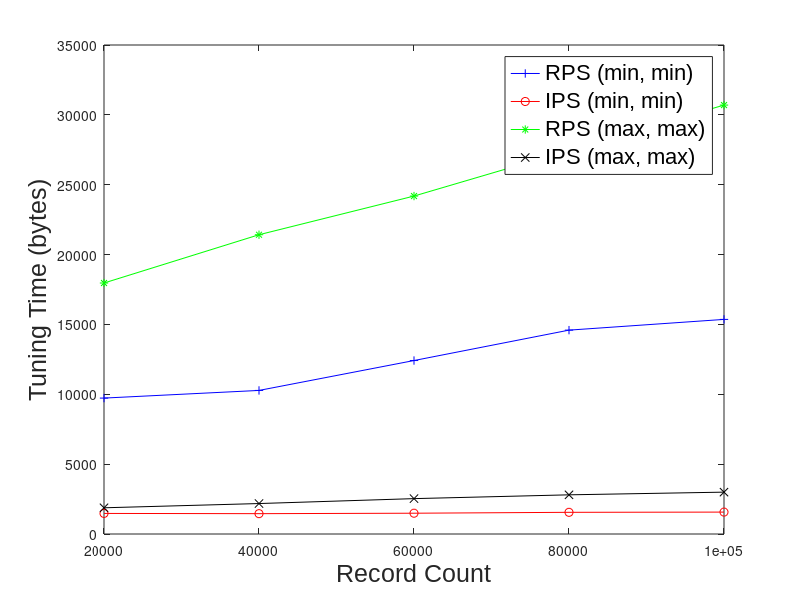

Here is the MATLAB script that generated this plot:
x=[20000 40000 60000 80000 100000]

%P-B (Min, Min)
y1=[
    9728
    10276
    12416
    14592
    15360
]

%I-B (Min, Min)
y2=[
    1472
    1456
    1488
    1552
    1568
]

%P-B (Max, Max)
y3=[
    17964
    21420
    24188
    27452
    30700
]

%I-B (Max, Max)
y4=[
    1876
    2180
    2532
    2804
    2996
]


%plot(x, y1, 'b-+', x, y2, 'r-o', x, y3, 'g-*', x, y4, 'k-x');
%ylabel('Tuning Time (bytes)');
%xlabel('Record Count');
%legend('P-B (min, min)', 'I-B (min, min)', 'P-B (max, max)', 'I-B (max, max)', 'location', 'NorthWest');
%axis tight
%set(gca, 'XTick', x)
%title('Execution Time vs Image Size');
%print -deps execution_time.eps

figure1 = figure;
axes1 = axes('Parent',figure1,'FontSize',18,'FontName','Arial');
plot1 = plot(x,[y1, y2, y3, y4],'Parent',axes1);
set(plot1(1),'Marker','+','Color','b','DisplayName','RPS (min, min)');
set(plot1(2),'Marker','o','Color','r','DisplayName','IPS (min, min)');
set(plot1(3),'Marker','*','Color','g','DisplayName','RPS (max, max)');
set(plot1(4),'Marker','x','Color','k','DisplayName','IPS (max, max)');

ylabel('Tuning Time (bytes)','FontSize',18,'FontName','Arial');
xlabel('Record Count','FontSize',18,'FontName','Arial');

legend1 = legend(axes1,'show');
set(legend1, 'FontName','Arial', 'FontSize', 16);